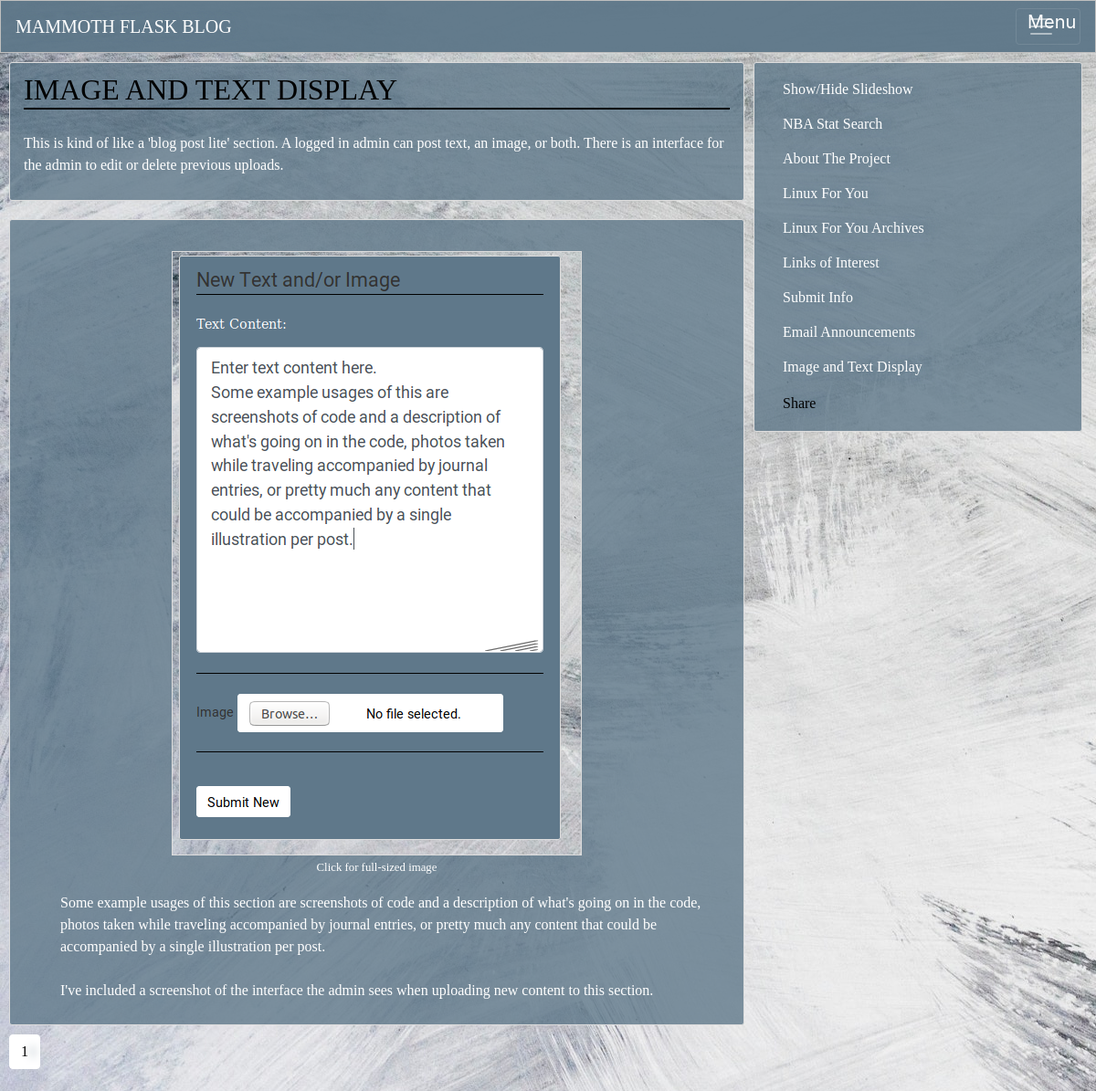
Screenshot of /display-text-and-images with the database file from the repository.
### mammothflaskblog/models.py (models this page shows, shortened)
class TextAndImage(db.Model):
	id = db.Column(db.Integer, nullable=False, primary_key=True)
	text_part = db.Column(db.Text)
	image_filename = db.Column(db.Text)

### mammothflaskblog/image_text_display/routes.py (the view)
@image_text_display.route("/display-text-and-images")
def view_text_and_images():
    carousel_slides = CarouselSlider.query.order_by(CarouselSlider.id.desc())
    carousel_slides1 = enumerate(carousel_slides)
    carousel_slides2 = enumerate(carousel_slides)
    page = request.args.get('page', 1, type=int)
    text_and_images = TextAndImage.query.order_by(TextAndImage.id.desc()).paginate(page=page, per_page=3)
    return render_template('image_text_display.html', text_and_images=text_and_images, carousel_slides1=carousel_slides1, carousel_slides2=carousel_slides2)

### mammothflaskblog/templates/image_text_display.html (shortened to what this page needs)
{% extends "layout.html" %}
{% block content %}
<div class="page-content content-section">
<h2 class="bottom-border-line">IMAGE AND TEXT DISPLAY</h2>
<p>This is kind of like a 'blog post lite' section. A logged in admin can post text, an image, or both. There is an interface for the admin to edit or delete previous uploads.</p>
</div>
	{% for text_and_image in text_and_images.items %}
		<article class="media content-section-post">
  			<div class="media-body">
		    	{% if text_and_image.image_filename %}
			    	<br><a href="{{ url_for('static', filename=text_and_image.image_filename) }}" target="new"><img class="img-responsive centered-image bordered-image" src="{{ url_for('static', filename=text_and_image.image_filename) }}"></a>
            <p class="centered-text"><small>Click for full-sized image</small></p>
		    	{% endif %}
		    	<p class="article-content letter-text">{{ text_and_image.text_part }}</p>
		  	</div>
		</article>
	{% endfor %}
	{% for page_num in text_and_images.iter_pages(left_edge=1, right_edge=1, left_current=1, right_current=2) %}
      {% if page_num %}
        {% if text_and_images.page == page_num %}
          <a class="btn btn-info mb-4" href="{{ url_for('image_text_display.view_text_and_images', page=page_num) }}">{{ page_num }}</a>
        {% else %}
          <a class="btn btn-outline-info mb-4" href="{{ url_for('image_text_display.view_text_and_images', page=page_num) }}">{{ page_num }}</a>
        {% endif %}
      {% else %}
        ...
      {% endif %}
    {% endfor %}
{% endblock content %}

### mammothflaskblog/static/main.css (style rules this page uses)
body { background-image: url('images/backgroundimage.jpg'); background-attachment: fixed; position: absolute; color: #333333; }
a { color: #ffffff; }
.bottom-border-line { border-bottom: 2px solid #e3e3e3; border-color: #000; margin-bottom: 25px; }
.content-section { background: #5f788a; background: rgba(95, 120, 138, .80); padding: 10px 15px 10px 15px; border: 1px solid #dddddd; border-radius: 3px; margin-bottom: 20px; }
.page-content { color: #ffffff; }
.article-content { white-space: pre-line; color: #ffffff; margin: 15px; }
.centered-image { display: block; margin-left: auto; margin-right: auto; }
.bordered-image { border: 1px solid #dddddd; }
.img-responsive { max-width: 100%; height: auto; display: block; }
h1, h2, h3, h4, h5, h6, p { color: #ffffff; font-family: Avantgarde; }
.letter-text { padding-left: 20px; }
.centered-text { text-align: center; position: 50%; }
.contrasted-text h1, h2, h4 { font-family: Avantgarde; text-shadow: #5f788a 9px 0 10px; color: #000000; padding-bottom: 1px; margin-bottom: 4px; }
.contrasted-text p, a { font-family: Avantgarde; text-shadow: #5f788a 9px 0 10px; color: #000000; }
.btn { color: #000000; background: #fff; border-color: #fff; }
.content-section-post { background: #5f788a; background: rgba(95, 120, 138, .80); padding: 10px 20px 10px 20px; border: 1px solid #dddddd; border-radius: 3px; margin-bottom: 10px; margin-right: 0px; }

### rows the page displays
TextAndImage: image_filename (picture), text_part "Some example usages of this section are screenshots of code and a description of what's going on in the code, photos taken while traveling accompanied by journal entries, or pretty much any content that could be accompanied by a single illustration per post. I've included a screenshot of the interface the admin sees when uploading new content to this section."

### other values shown
{{ page_num }} "1"
